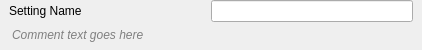
<?xml version="1.0" encoding="UTF-8"?>
<ui version="4.0">
 <class>omwp_settingsrow_comment</class>
 <widget class="QWidget" name="omwp_settingsrow_comment">
  <property name="geometry">
   <rect>
    <x>0</x>
    <y>0</y>
    <width>422</width>
    <height>50</height>
   </rect>
  </property>
  <property name="minimumSize">
   <size>
    <width>0</width>
    <height>40</height>
   </size>
  </property>
  <property name="windowTitle">
   <string>Form</string>
  </property>
  <layout class="QVBoxLayout" name="verticalLayout">
   <property name="spacing">
    <number>2</number>
   </property>
   <property name="leftMargin">
    <number>0</number>
   </property>
   <property name="topMargin">
    <number>0</number>
   </property>
   <property name="rightMargin">
    <number>0</number>
   </property>
   <property name="bottomMargin">
    <number>4</number>
   </property>
   <item>
    <widget class="QWidget" name="rowWidget" native="true">
     <layout class="QHBoxLayout" name="horizontalLayout">
      <property name="spacing">
       <number>0</number>
      </property>
      <property name="leftMargin">
       <number>9</number>
      </property>
      <property name="topMargin">
       <number>0</number>
      </property>
      <property name="rightMargin">
       <number>9</number>
      </property>
      <property name="bottomMargin">
       <number>0</number>
      </property>
      <item>
       <widget class="QLabel" name="lblSetting">
        <property name="sizePolicy">
         <sizepolicy hsizetype="MinimumExpanding" vsizetype="Preferred">
          <horstretch>0</horstretch>
          <verstretch>0</verstretch>
         </sizepolicy>
        </property>
        <property name="text">
         <string>Setting Name</string>
        </property>
       </widget>
      </item>
      <item>
       <widget class="QLineEdit" name="txtSetting"/>
      </item>
     </layout>
    </widget>
   </item>
   <item>
    <widget class="QLabel" name="lblComment">
     <property name="sizePolicy">
      <sizepolicy hsizetype="Preferred" vsizetype="Minimum">
       <horstretch>0</horstretch>
       <verstretch>0</verstretch>
      </sizepolicy>
     </property>
     <property name="styleSheet">
      <string notr="true">color: #808080; font-style: italic; padding-left: 9px; padding-right: 9px;</string>
     </property>
     <property name="text">
      <string>Comment text goes here</string>
     </property>
     <property name="wordWrap">
      <bool>true</bool>
     </property>
    </widget>
   </item>
  </layout>
 </widget>
 <resources/>
 <connections/>
</ui>
